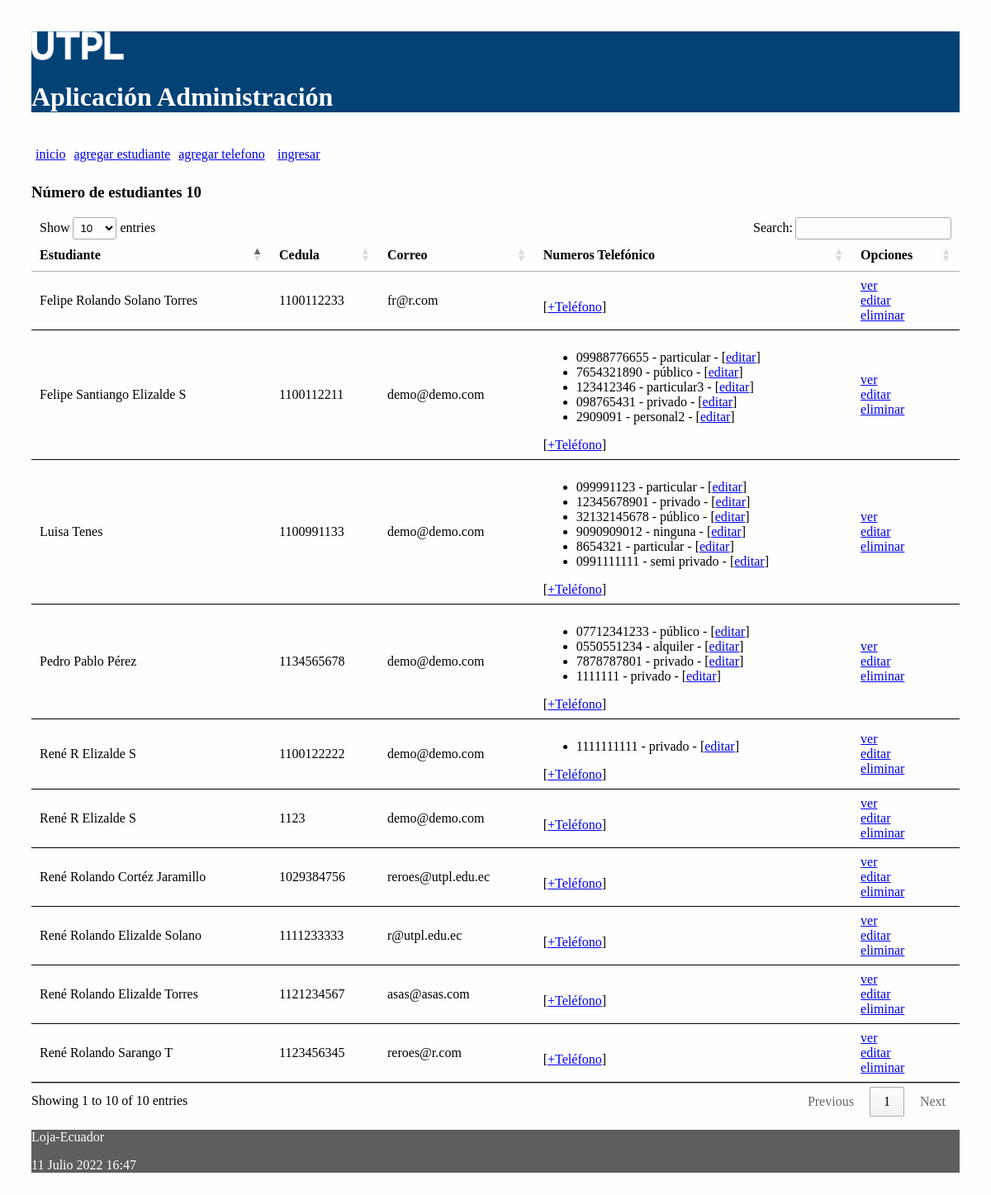
Before: / with the older database file.
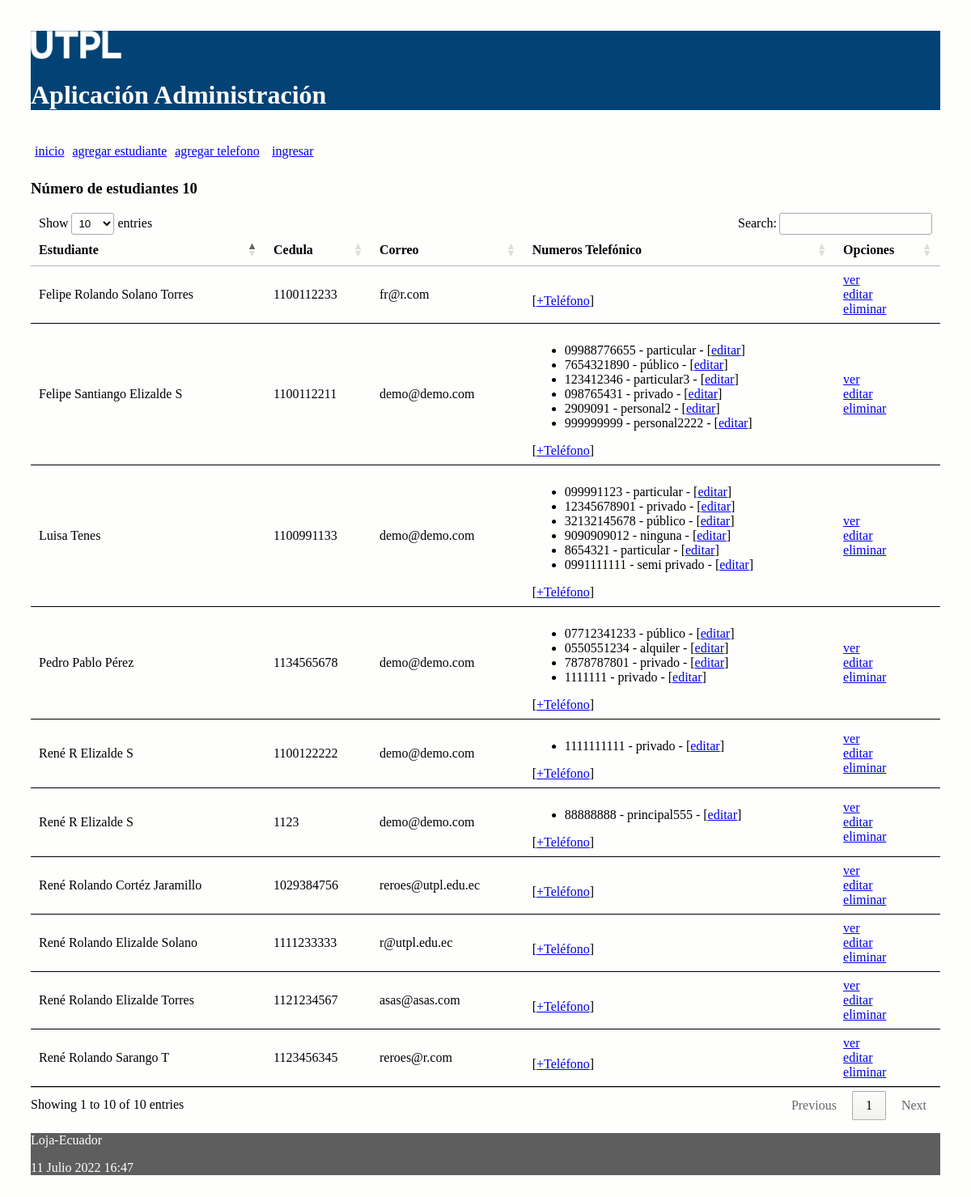
After: the same page with the newer database file.
### administrativo/models.py (models this page shows, shortened)
class Estudiante(models.Model):
    nombre = models.CharField(max_length=30)
    apellido = models.CharField(max_length=30)
    cedula = models.CharField(max_length=30, unique=True)
    correo = models.EmailField()

class NumeroTelefonico(models.Model):
    telefono = models.CharField(max_length=100)
    tipo = models.CharField(max_length=100)
    estudiante = models.ForeignKey(Estudiante, on_delete=models.CASCADE,
            related_name="numeros_telefonicos")

### administrativo/views.py (the view)
# urls.py: path('', views.index, name='index'),
def index(request):
    estudiantes = Estudiante.objects.all()
    informacion_template = {'estudiantes': estudiantes, 'numero_estudiantes': len(estudiantes)}
    return render(request, 'index.html', informacion_template)

### administrativo/templates/index.html (shortened to what this page needs)
{% extends "master.html" %}
{% block content %}
<h3>Número de estudiantes {{ numero_estudiantes }}</h3>
<table id="tabla_datos">
  <thead>
    <tr>
      <th>Estudiante</th>
      <th>Cedula</th>
      <th>Correo</th>
      <th>Numeros Telefónico </th>
      <th>Opciones</th>
    </tr>
  </thead>
  {% for e in estudiantes %}
  <tr>
    <td> {{e.nombre}} {{e.apellido}}</td>
    <td> {{e.cedula}}</td>
    <td> {{e.correo}}</td>
    <td>
      <ul>
        {% for t in e.numeros_telefonicos.all %}
          <li>
            <span>{{t.telefono}} - {{t.tipo}} - [<a href="{% url 'editar_numero_telefonico' t.id %}">editar</a>] </span>
          </li>
        {% endfor %}
      </ul>
        [<a href="{% url 'crear_numero_telefonico_estudiante' e.id%}">+Teléfono</a>]
    </td>
    <td> <a href="{% url 'obtener_estudiante' e.id %}">ver</a> <br>
      <a href="{% url 'editar_estudiante' e.id %}">editar</a> <br>
      <a href="{% url 'eliminar_estudiante' e.id %}"
      onclick="return confirm('¿Está seguro de la eliminación?')" >
      eliminar</a>
    </td>
  </tr>
  {% endfor %}
</table>
{% endblock %}

### administrativo/templates/master.html (shortened to what this page needs)
<!DOCTYPE html>
<html>
  <head>
    {% load static %}
    <link rel="stylesheet" type="text/css" href="{% static 'css/estilos.css' %}">
    <link rel="stylesheet" type="text/css" href="https://cdn.datatables.net/1.10.25/css/jquery.dataTables.min.css">
  </head>
  <body>
  <header>
    <img src="{% static 'images/logo.png' %}" height="10%" width="10%" alt="My image">
    <h1>Aplicación Administración </h1>
    <nav class="top_menu">
      <ul>
        <li><a href="{% url 'index' %}">inicio</a></li>
        <li><a href="{% url 'crear_estudiante' %}">agregar estudiante</a></li>
        <li><a href="{% url 'crear_numero_telefonico' %}">agregar telefono</a></li>
        {% if user.is_authenticated %}
          <li><a href="{% url 'logout_view' %}">salir</a></li>
        {% else %}
          <li>[<a href="{% url 'login' %}">ingresar</a>]</li>
        {% endif %}
      </ul>
    </nav>
  </header>
  <section>
      {% block content %}
      {% endblock %}
  </section>
    <footer>
      <p>Loja-Ecuador</p>
      <p>{% now "j F Y H:i" %}</p>
    </footer>
  </body>
</html>

### administrativo/static/css/estilos.css (style rules this page uses)
body { background: #FEFEFD; padding: 30px; }
header { background: #034275; color: #FFF; }
section { width: 100%; }
th, td { padding: 15px; border-bottom: 1px solid black; }
.top_menu ul { list-style:none; float:left; padding: 5px; width:95%; }
.top_menu ul li { float:left; margin-right:10px; margin-bottom:5px; text: #FFF; }
footer { background: #5E5E5E; color: #FFF; }

Changed rows visible on the page:
added NumeroTelefonico: telefono "999999999", tipo "personal2222", shown under Estudiante "Felipe Santiango"
added NumeroTelefonico: telefono "88888888", tipo "principal555", shown under Estudiante (number 5 of 10 on the later page)
